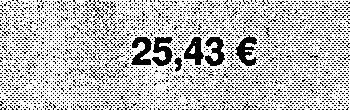
#> input picture 3.mini_ocr/samples/noise-image.png, 350 x 110 px
$ python playground.py
#> lines starting #> are read from the running program, lines starting #| are printed output that depends on the picture; after the words box and inside, x2 and y2 are one past the last pixel; in counts of white or black regions, pixels touching at a corner belong together
### 3.mini_ocr/utils/image.py
import cv2


def load_image(path: str):
#> called with path = 'samples/noise-image.png'
    image = cv2.imread(path)
#> image is the input picture: shape (110, 350, 3); 75.2% white; black in thin lines or dots
    if image is None:
        raise FileNotFoundError(f'File not found: {path}')

    return image


# [4 lines left out: function save_image, not called in this run]

def show_image(image):
    cv2.imshow('image', image)
    cv2.waitKey(0)

### 3.mini_ocr/preprocessing/grayscale.py
import numpy as np


def to_grayscale(image):
    b = image[:, :, 0].astype(np.float32)
#> b: shape (110, 350) float32; 75.2% white; black in thin lines or dots
    g = image[:, :, 1].astype(np.float32)
    r = image[:, :, 2].astype(np.float32)

    gray = 0.114 * b + 0.587 * g + 0.299 * r

    return gray.astype(np.uint8)
#> returned value: shape (110, 350); 75.2% white; black in thin lines or dots

### 3.mini_ocr/preprocessing/blur.py
import cv2
import numpy as np


# [6 lines left out: function gaussian_blur, not called in this run]


def median_blur(
        image: np.ndarray,
        kernel_size=5
):
#> called with kernel_size = 5
    return cv2.medianBlur(image, kernel_size)
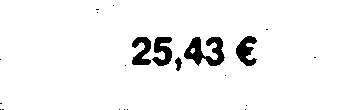
#> returned value: shape (110, 350); 95.3% white; 21 black regions (16 under 20 px), largest, box (x1, y1, x2, y2) and area: (184, 37, 225, 66) 644, (236, 36, 257, 66) 368, (152, 37, 172, 66) 364, (132, 37, 151, 65) 342, (175, 57, 182, 71) 60


# [7 lines left out: function bilateral_filter, not called in this run]

### 3.mini_ocr/preprocessing/threshold.py
import numpy as np
import cv2


# [13 lines of commented-out code are left out]

def binary_threshold(image: np.ndarray, threshold: int = 128) -> np.ndarray:
    return np.where(image > threshold, 255, 0).astype(np.uint8)


# [13 lines left out: function adaptive_threshold, not called in this run]


def otsu_threshold(image: np.ndarray) -> np.ndarray:
    _, output = cv2.threshold(
        image,
        0,
        255,
        cv2.THRESH_BINARY_INV + cv2.THRESH_OTSU
    )

    return output

### 3.mini_ocr/preprocessing/morphology.py
import cv2
import numpy as np


# [26 lines left out: functions erosion, dilation, not called in this run]


def opening(
        image,
        kernel_size=(3, 3),
):
#> called with kernel_size = (3, 3)
    kernel = np.ones(kernel_size, np.uint8)

    return cv2.morphologyEx(
        image,
        cv2.MORPH_OPEN,
        kernel
    )
#> returned value: shape (110, 350); 4.6% white; 6 white regions, box (x1, y1, x2, y2) and area: (153, 37, 172, 66) 363, (236, 36, 256, 66) 362, (132, 37, 151, 65) 340, (206, 37, 224, 66) 323, (184, 37, 204, 64) 312, (175, 58, 181, 70) 53

def closing(
        image,
        kernel_size=(3, 3),
):
#> called with kernel_size = (3, 3)
    kernel = np.ones(kernel_size, np.uint8)

    return cv2.morphologyEx(
        image,
        cv2.MORPH_CLOSE,
        kernel
    )
#> returned value: shape (110, 350); 4.6% white; 4 white regions, box (x1, y1, x2, y2) and area: (132, 37, 172, 66) 712, (184, 37, 224, 66) 643, (236, 36, 256, 66) 366, (175, 58, 181, 70) 53

### 3.mini_ocr/detection/connected_components.py
import numpy as np
import cv2


class ConnectedComponentDetector:

    def detect(self, image: np.ndarray):
        num_labels, labels, stats, centroids = cv2.connectedComponentsWithStats(
            image,
            connectivity=8,
        )
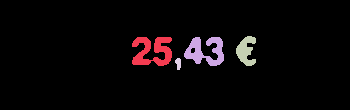
#> labels: shape (110, 350) int32; 5 distinct labels, from 0 to 4; one colour per label, 0 black
#> num_labels = 5; stats = [[0, 0, 350, 110, 36726], [132, 37, 40, 29, 712], [184, 37, 40, 29, 643], [236, 36, 20, 30, 366], [175, 58, 6, 12, 53]]; centroids = [[173.7, 54.67], [152.2, 50.68], [205, 50.77], [245.6, 50.38], [178, 63.04]]
#> `num_labels, labels, stats, centroids = connected_component.detect(resu..`: num_labels = 5

        return num_labels, labels, stats, centroids

### 3.mini_ocr/detection/contour_detector.py
import cv2
import numpy as np

class ContourDetector:

    def detect(self, image:np.ndarray):

        contours, _ = cv2.findContours(
            image,
            cv2.RETR_EXTERNAL,
            cv2.CHAIN_APPROX_SIMPLE
        )

        return contours

### 3.mini_ocr/preprocessing/pipeline.py
from .grayscale import to_grayscale
from .threshold import otsu_threshold
from .blur import median_blur
from .morphology import opening, closing


class PreprocessingPipeline:

    def process(self, image):
        image = to_grayscale(image)
        image = median_blur(image)
        image = otsu_threshold(image)

        image = opening(image)
        image = closing(image)

        return image

### 3.mini_ocr/playground.py
import cv2
import numpy as np
from utils.image import load_image, show_image
from preprocessing.pipeline import PreprocessingPipeline
from detection.contour_detector import ContourDetector
from detection.connected_components import ConnectedComponentDetector

contour_detector = ContourDetector()
connected_component = ConnectedComponentDetector()


def bounding_box():
    output = result.copy()
    for contour in contours:
        x, y, w, h = cv2.boundingRect(contour)

        cv2.rectangle(
            output,
            (x, y),
            (x + w, y + h),
            (255, 255, 255),
            1
        )

    show_image(output)


def connected_bounding_box():
    output = result.copy()

    for i in range(1, num_labels):
        x = stats[i, cv2.CC_STAT_LEFT]
        y = stats[i, cv2.CC_STAT_TOP]
        w = stats[i, cv2.CC_STAT_WIDTH]
        h = stats[i, cv2.CC_STAT_HEIGHT]

        cv2.rectangle(
            output,
            (x, y),
            (x + w, y + h),
            (255, 255, 255),
            1
        )
#> this loop made 4 passes
#> (x, y, w, h) on passes 1 to 4: (132, 37, 40, 29), (184, 37, 40, 29), (236, 36, 20, 30), (175, 58, 6, 12)
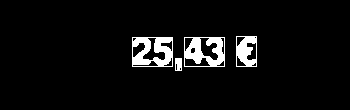
#> output: shape (110, 350); 5.5% white; 4 white regions

    show_image(output)


path = "samples/noise-image.png"

image = load_image(path)
# [12 lines of commented-out code are left out]

pipeline = PreprocessingPipeline()
result = pipeline.process(image)


num_labels, labels, stats, centroids = connected_component.detect(result)
connected_bounding_box()

contours = contour_detector.detect(result)
#> in detect, `contours, _ = cv2.findContours( image, cv2.RETR_EXTERNAL, cv2.CHAIN_AP..`: contours = 4 contours; box (x1, y1, x2, y2) and area: (132, 37, 172, 66) 601, (184, 37, 224, 66) 574, (236, 36, 256, 66) 318, (175, 58, 181, 70) 39
bounding_box()
#> the loop in bounding_box, `for contour in contours:` made 4 passes
